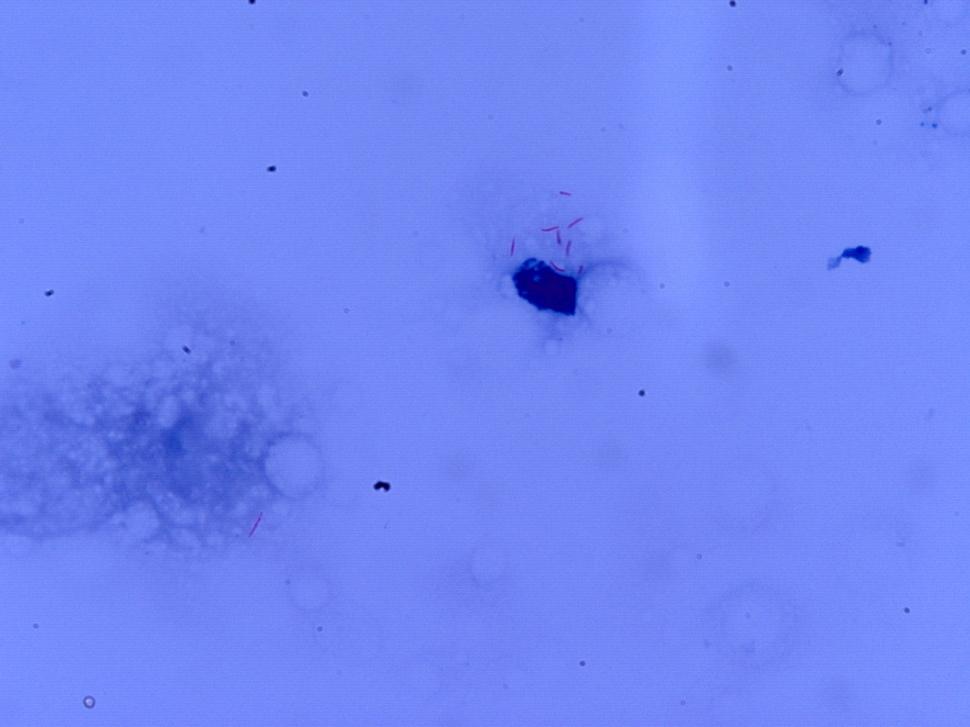
#> input picture ml/test.jpg, 970 x 727 px, shrunk from 2560 x 1920 before the run
$ python predict.py --image test.jpg --output out.png   (older library calls are emulated)
#> lines starting #> are read from the running program, lines starting #| are printed output that depends on the picture
# import the necessary packages
import numpy as np
import argparse
import imutils
import cv2


# construct the argument parse and parse the arguments
ap = argparse.ArgumentParser()
ap.add_argument("-i", "--image", required=True,
    help="path to the input image")
ap.add_argument("-o", "--output", required=True,
    help="path to the output image")
args = vars(ap.parse_args())

# dict to count colonies
counter = {}

# load the image
image_orig = cv2.imread(args["image"])
#> image_orig is the input picture: shape (727, 970, 3); mean B, G, R 244.8, 134.3, 112.2
height_orig, width_orig = image_orig.shape[:2]
#> height_orig = 727; width_orig = 970

# output image with contours
image_contours = image_orig.copy()

# DETECTING BLUE AND WHITE COLONIES
colors = ['blue', 'white']
for color in colors:

    # copy of original image
    image_to_process = image_orig.copy()

    # initializes counter
    counter[color] = 0

    # define NumPy arrays of color boundaries (GBR vectors)
    if color == 'blue':
        lower = np.array([ 60, 100,  20])
        upper = np.array([170, 180, 150])
    elif color == 'white':
        # invert image colors
        image_to_process = (255-image_to_process)
        lower = np.array([ 50,  50,  40])
        upper = np.array([100, 120,  80])

    # find the colors within the specified boundaries
    image_mask = cv2.inRange(image_to_process, lower, upper)
    # apply the mask
    image_res = cv2.bitwise_and(image_to_process, image_to_process, mask = image_mask)

    ## load the image, convert it to grayscale, and blur it slightly
    image_gray = cv2.cvtColor(image_res, cv2.COLOR_BGR2GRAY)
    image_gray = cv2.GaussianBlur(image_gray, (5, 5), 0)

    # perform edge detection, then perform a dilation + erosion to close gaps in between object edges
    image_edged = cv2.Canny(image_gray, 50, 100)
    image_edged = cv2.dilate(image_edged, None, iterations=1)
    image_edged = cv2.erode(image_edged, None, iterations=1)

    # find contours in the edge map
    cnts = cv2.findContours(image_edged.copy(), cv2.RETR_EXTERNAL, cv2.CHAIN_APPROX_SIMPLE)
    cnts = cnts[0] if imutils.is_cv2() else cnts[1]

    # loop over the contours individually
    for c in cnts:

        # if the contour is not sufficiently large, ignore it
        if cv2.contourArea(c) < 5:
            continue

        # compute the Convex Hull of the contour
        hull = cv2.convexHull(c)
        if color == 'blue':
            # prints contours in red color
            cv2.drawContours(image_contours,[hull],0,(0,0,255),1)
        elif color == 'white':
            # prints contours in green color
            cv2.drawContours(image_contours,[hull],0,(0,255,0),1)

        counter[color] += 1
        #cv2.putText(image_contours, "{:.0f}".format(cv2.contourArea(c)), (int(hull[0][0][0]), int(hull[0][0][1])), cv2.FONT_HERSHEY_SIMPLEX, 0.65, (255, 255, 255), 2)

    # Print the number of colonies of each color
    print("{} {} colonies".format(counter[color],color))
#> this loop made 2 passes
#> cnts on passes 1 to 2: 0 contours, 0 contours
#> pass 2, `image_to_process = (255-image_to_process)`:
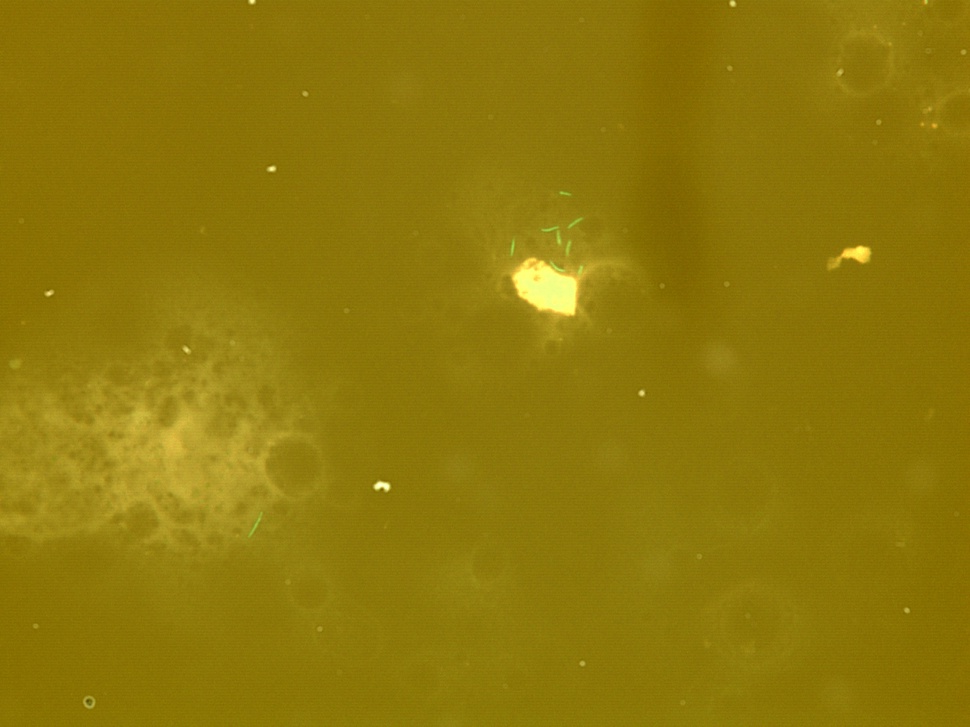
#> image_to_process: shape (727, 970, 3); mean B, G, R 10.2, 120.7, 142.8
#> after the loop, counter = {'blue': 0, 'white': 0}

# Writes the output image
cv2.imwrite(args["output"],image_contours)
